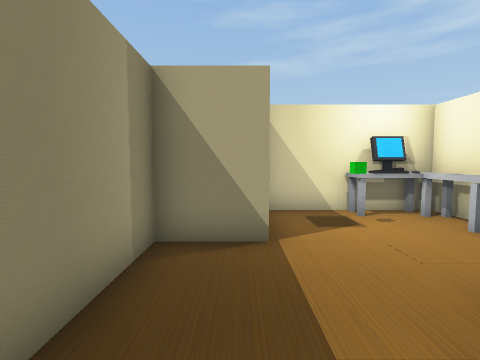
[1] (above)

12 first-person views from a walk through a Unity game level. The camera is 1.4 m above the floor, tilts 4° down and sees 85° across. The floor is counted in squares, 1 m on a side. Each view is taken from the middle of a square. On the plan, view 1 faces up. The plan holds only what a view shows up to about 13 squares ahead; the rest is blank. The place goes on beyond the plan. Some surface patterns are stand-ins.

[2]
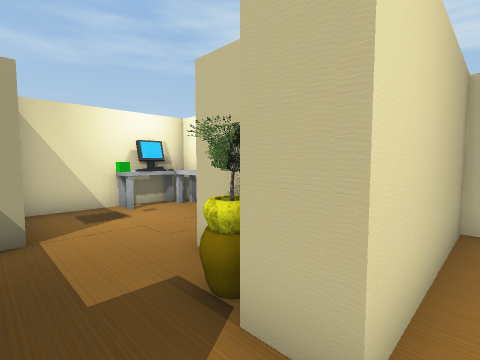

[3]
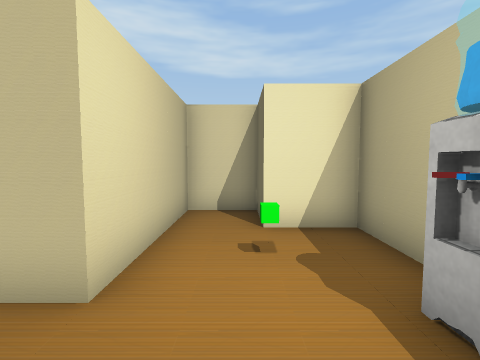

[4]
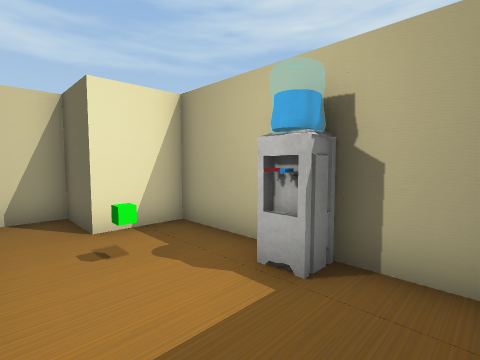

[5]
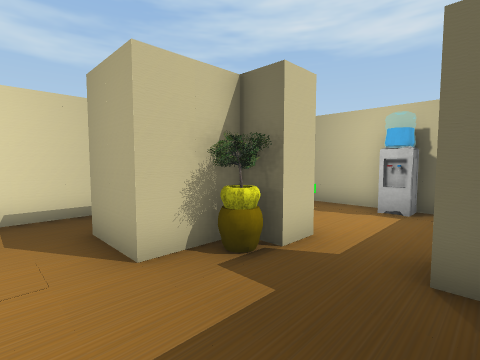

[6]
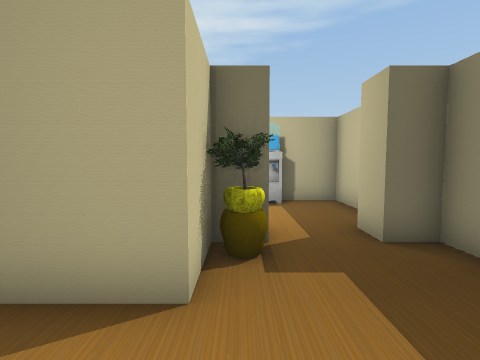

[7]
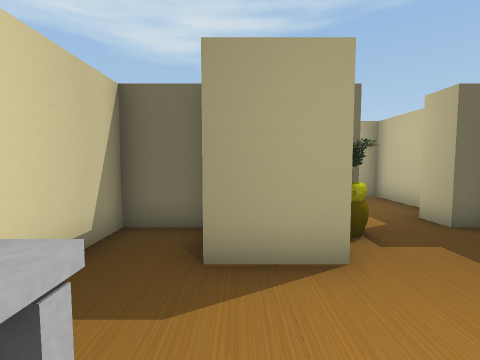

[8]
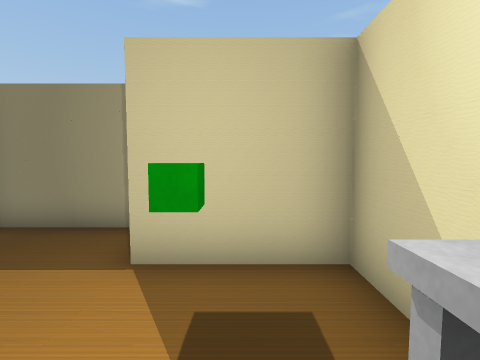

[9]
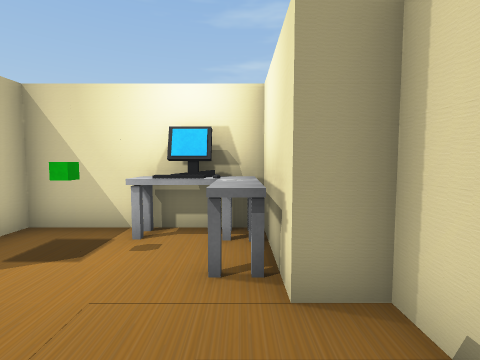

[10]
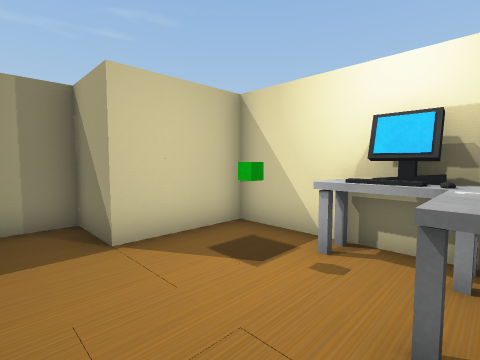

[11]
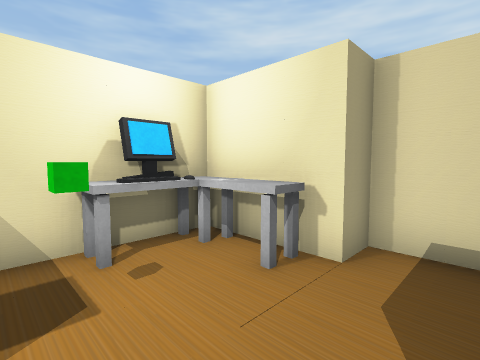

[12]
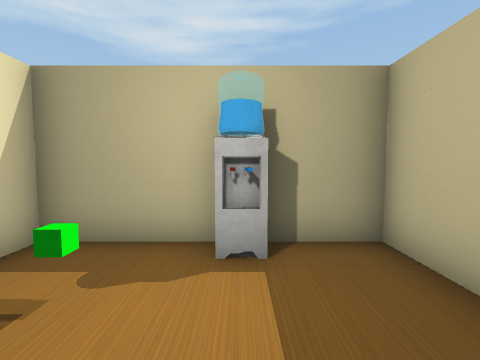

### Floor plan
Points are (right, up) in squares from view 1. A wall is a line through its corners. A room is listed if a view was taken in it or the views show most of it. See-through windows are left out.
Room 1 (views 1, 5, 6, 7, 8, 9, 10, 11, 12)
walls: (4.8, 0.5) (6.5, 0.5) (6.5, 4.5) (5.5, 4.5) (5.5, 7.5) (0.5, 7.5) (0.5, 4.5) (-1.5, 4.5) (-1.5, 0.5) (-0.5, 0.5) (-0.5, -0.5); (1.5, -0.5) (1.5, 0.5) (2.5, 0.5) (2.5, 2.5) (4.5, 2.5)
ways out: opening at (0.5, 0) to room 2
objects: plant (2, 1); other object (3, 5) to (5, 7)
Room 2 (views 2, 3, 4)
walls: (-1.5, -1.9) (-1.5, -4.5) (4.5, -4.5) (4.5, -2.5) (6.5, -2.5) (6.5, -0.5) (1.5, -0.5)
ways out: opening at (0.5, 0) to room 1
objects: water cooler (1, -4); green cube (3, -2)

Where each view was taken, in squares from view 1:
view 1: 0 up, 0 right, facing up
view 2: 1 down, 0 right, facing up-right
view 3: 2 down, 1 left, facing right
view 4: 1 down, 1 left, facing down-right
view 5: 4 up, 1 left, facing down-right
view 6: 5 up, 2 right, facing down
view 7: 6 up, 4 right, facing down
view 8: 6 up, 4 right, facing left
view 9: 2 up, 5 right, facing up
view 10: 3 up, 5 right, facing up-left
view 11: 3 up, 2 right, facing up-right
view 12: 0 up, 1 right, facing down
